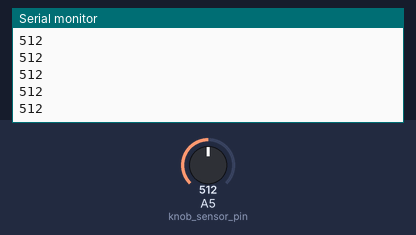
The sketch below on a simulated Arduino Uno, built with avr-gcc and run on an emulated ATmega328P. Parts: the last lines printed to the serial monitor. Inputs (shaded band) come from the test bench; at power-on: A5 (knob_sensor_pin) = 512.

Above: at 1.2 s.
1.3 s: A5 (knob_sensor_pin) set to 716
At 1.68 s:
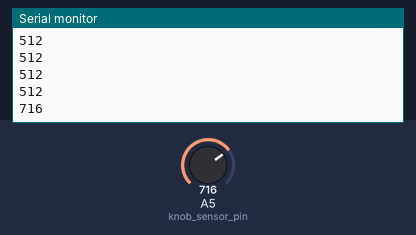
2.8 s: A5 (knob_sensor_pin) set to 900
At 2.93 s:
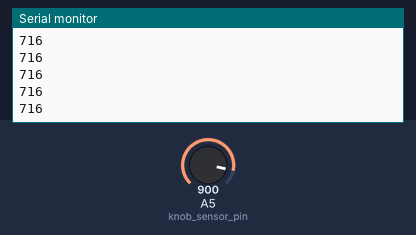
Timing chart, 0 to 5.8 s (numbered marks = the images above; inputs shaded):
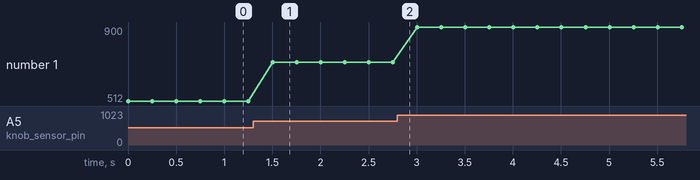

The sketch:

bien_tro.ino
```cpp
int knob_sensor_pin = A5;


// Hàm setup() chạy một lần:
void setup()
{
  Serial.begin(9600);  // khởi tạo kết nối tới máy tính với tốc độ 9600
  pinMode(knob_sensor_pin, INPUT);  // cấu hình INPUT để đọc giá trị cảm biến
}


// Hàm loop() chạy lặp lại vô hạn:
void loop()
{
  int knob_value = analogRead(knob_sensor_pin);  // đọc giá trị cảm biến
  Serial.println(knob_value);                    // in kết quả ra màn hình
  delay(250);                                    //
}
```

Measured:
- after the input at 1.3 s, the serial monitor: prints a new line after 0.20 s (image 1)
- plotted number 1: 512 → 716 after the input at 1.3 s, 716 → 900 after the input at 2.8 s
